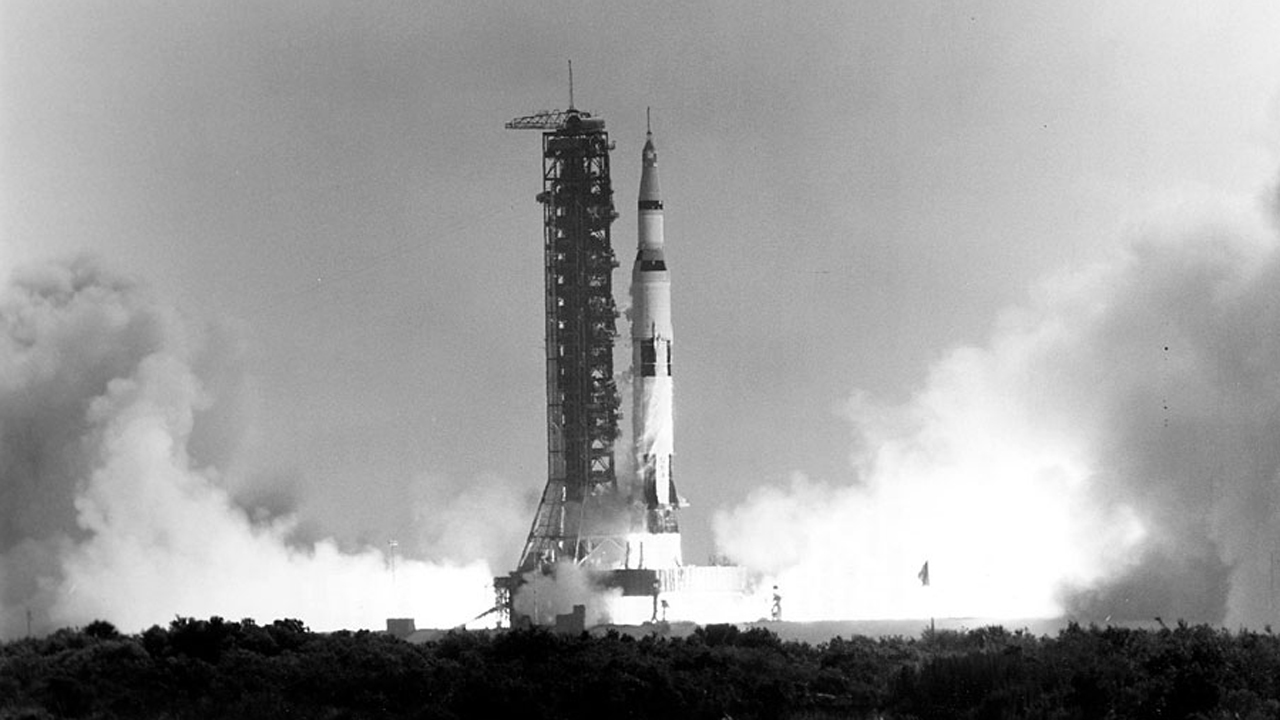
#> input picture images/input/apollo_11_launch.jpg, 1280 x 720 px, found by its file name
$ jupyter execute --allow-errors 04_Image_Drawing_Techniques.ipynb
#> lines starting #> are read from the running program, lines starting #| are printed output that depends on the picture; after the words box and inside, x2 and y2 are one past the last pixel; in counts of white or black regions, pixels touching at a corner belong together
<a href="https://colab.research.google.com/github/MdAshekMahmud/OpenCV/blob/main/notebooks/04_Image_Drawing_Techniques.ipynb" target="_parent"></a>

[cell 1]
from google.colab import drive
drive.mount('/content/drive')

Drawing Line

[cell 2]
import cv2
import matplotlib.pyplot as plt

# Read image
image = cv2.imread("/content/drive/MyDrive/Colab Notebooks/datasets/opencv-python-free-course-code/03_Image_Annotation/Apollo_11_Launch.jpg")
#> image is the input picture: shape (720, 1280, 3); min 0, max 255, mean 156.2

# Create a copy
line_image = image.copy()

# Line properties
pt1 = (150, 450)
pt2 = (1200, 450)
color = (255, 0, 0)   # Blue in BGR
thickness = 3

# Draw line on the copy
cv2.line(line_image, pt1, pt2, color, thickness)
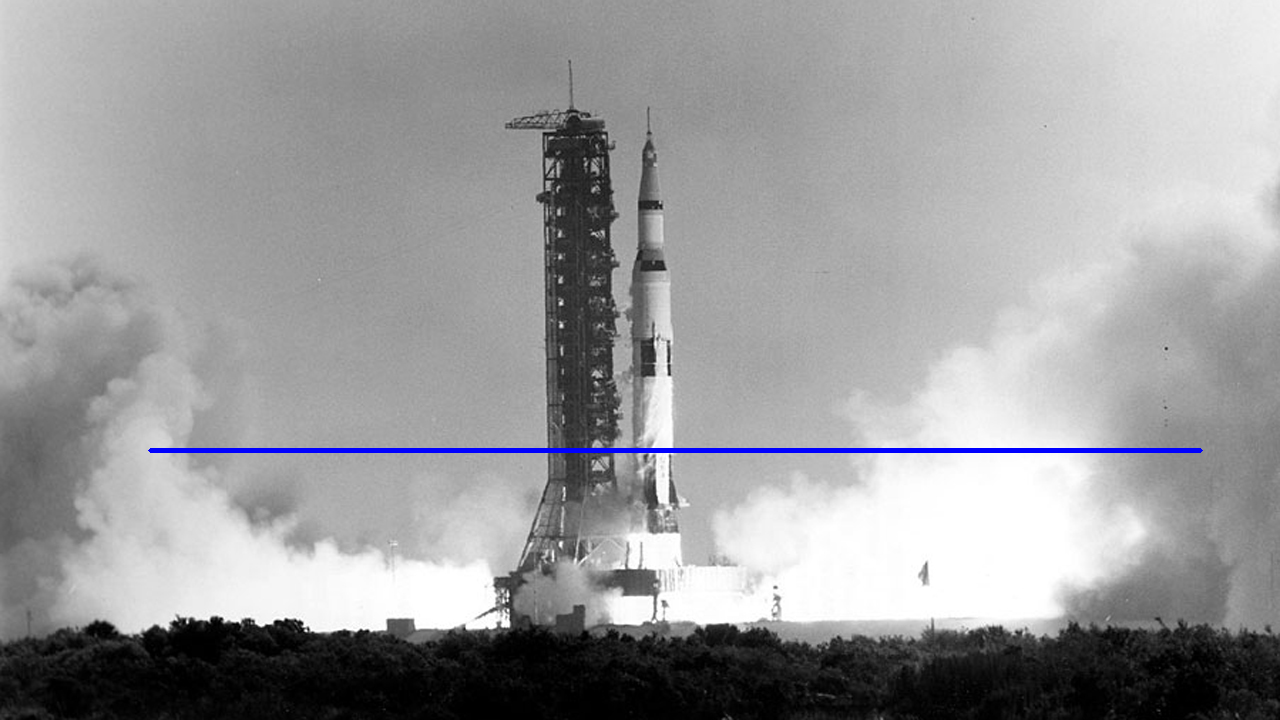
#> line_image: shape (720, 1280, 3); 0.57% of pixels changed, all inside (x1, y1, x2, y2) = (148, 448, 1203, 453)

# Display Original vs Line Image
plt.figure(figsize=(12, 5))

plt.subplot(1, 2, 1)
plt.imshow(cv2.cvtColor(image, cv2.COLOR_BGR2RGB))
plt.title("Original Image")
plt.axis("off")

plt.subplot(1, 2, 2)
plt.imshow(cv2.cvtColor(line_image, cv2.COLOR_BGR2RGB))
plt.title("Image with Line")
plt.axis("off")

plt.tight_layout()
plt.show()
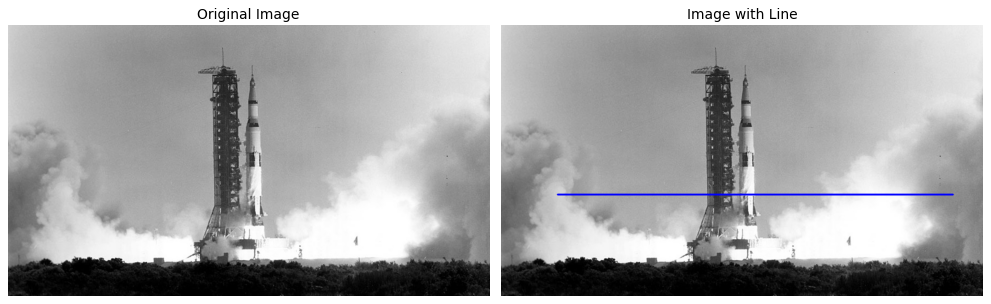
#> figure drawn by matplotlib, 2 panels

[cell 3]
image.shape
#> Out = (720, 1280, 3)

$ run again, with images/input/cat-dog.jpg copied over images/input/apollo_11_launch.jpg
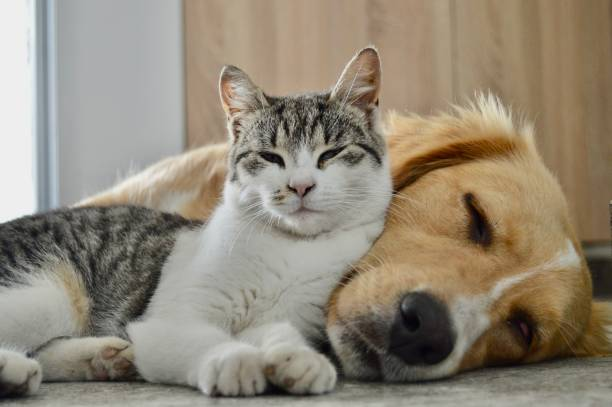
#> input picture images/input/cat-dog.jpg, 612 x 407 px, found by its file name
#> image is the input picture: shape (407, 612, 3); mean B, G, R 119.1, 135.7, 145.7
#> `plt.show()`:
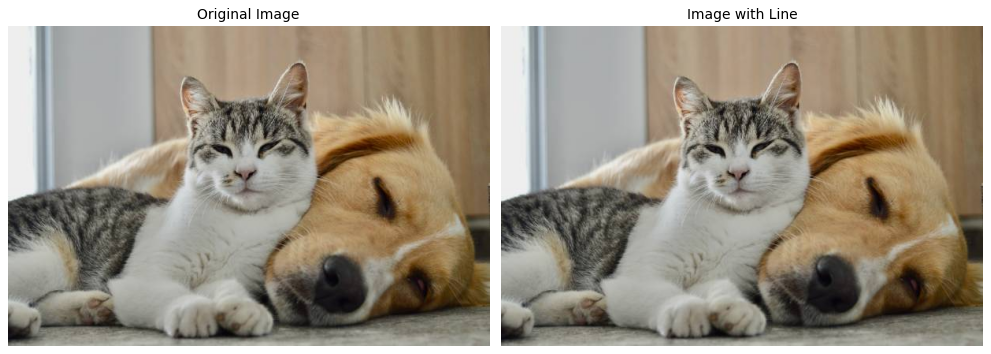
#> figure drawn by matplotlib, 2 panels

$ run again, with images/input/cat_dog.jpg copied over images/input/apollo_11_launch.jpg
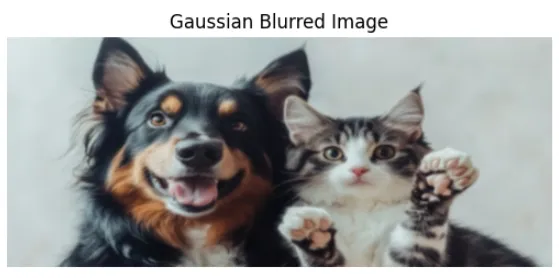
#> input picture images/input/cat_dog.jpg, 559 x 278 px, found by its file name
#> image is the input picture: shape (278, 559, 3); mean B, G, R 159.6, 160.8, 159.1
#> `plt.show()`:
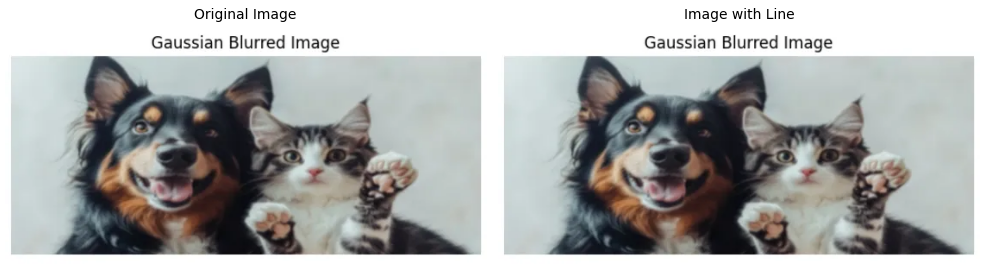
#> figure drawn by matplotlib, 2 panels
